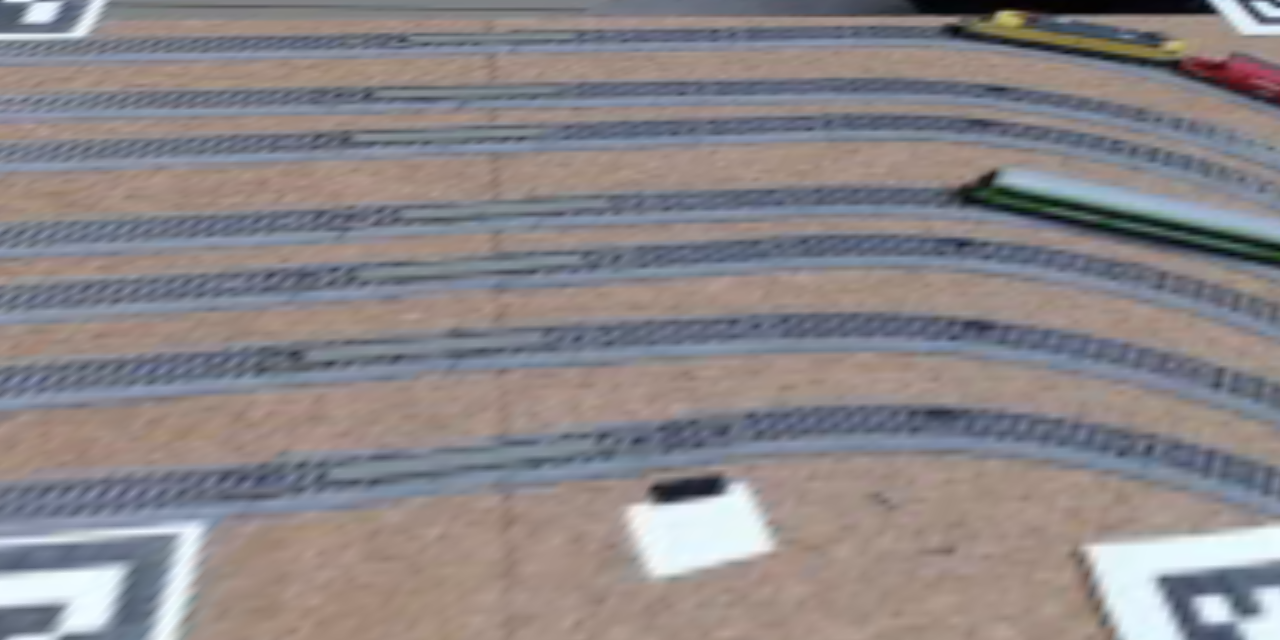
#> input picture Mapping/Sections/Kurve__ids=TL3_TR5_BR16_BL4__1280x640__dict=DICT_4X4_50.png, 1280 x 640 px
$ python map_tool.py
#> lines starting #> are read from the running program, lines starting #| are printed output that depends on the picture; after the words box and inside, x2 and y2 are one past the last pixel; in counts of white or black regions, pixels touching at a corner belong together
### Mapping/helper_map_tool.py
import os
import re
import numpy as np
from typing import List, Optional, Dict, Any, Tuple


Point = Tuple[int, int]

def parse_section_from_filename(path: str) -> Dict[str, Any]:
    base = os.path.basename(path)

    m = re.search(
        r"(?P<section>.+?)__ids=(?P<ids>TL\d+_TR\d+_BR\d+_BL\d+)__(?P<w>\d+)x(?P<h>\d+)",
        base
    )
    if m:
        section_id = m.group("section")
        ids_str = m.group("ids")
        w, h = int(m.group("w")), int(m.group("h"))

        corner_ids: Dict[str, int] = {}
        for part in ids_str.split("_"):
            mm = re.match(r"(TL|TR|BR|BL)(\d+)", part)
            if mm:
                corner_ids[mm.group(1)] = int(mm.group(2))

        return {
            "section_id": section_id,
            "corner_ids": corner_ids if corner_ids else None,
            "canvas": (w, h),
            "raw": base,
        }

    # Fallback: use filename stem
    section_id = os.path.splitext(base)[0]
    return {"section_id": section_id, "corner_ids": None, "canvas": None, "raw": base}


def default_output_json_path(image_path: str) -> str:
    folder = os.path.dirname(image_path)
    stem = os.path.splitext(os.path.basename(image_path))[0]
    return os.path.join(folder if folder else ".", f"{stem}__trackmap.json")

# [73 lines left out: functions to_py_points, track_sort_key, _normalize, polyline_to_band, next_free_track_id, parse_track_number, not called in this run]

### Mapping/map_tool.py
import cv2
import json
import os
import numpy as np
from dataclasses import dataclass
from datetime import datetime
from typing import List, Tuple, Optional, Dict, Any
from helper_map_tool import parse_section_from_filename, default_output_json_path, to_py_points, track_sort_key, polyline_to_band, parse_track_number, next_free_track_id


IMAGE_PATH = "Sections/Kurve__ids=TL3_TR5_BR16_BL4__1280x640__dict=DICT_4X4_50.png"
WINDOW_NAME = "Track Mapping Tool"

DRAW_RADIUS = 4
LINE_THICKNESS = 2

TRACK_WIDTH_PX = 60

Point = Tuple[int, int]


@dataclass
class Track:
    track_id: str
    polyline: List[Point]
    band: List[Point]


@dataclass
class Zone:
    zone_id: str
    polygon: List[Point]


class MapperTool:
    def __init__(self, image_path: str):
        if not os.path.exists(image_path):
            raise FileNotFoundError(f"Image not found: {image_path}")

        self.image_path = image_path
        self.info = parse_section_from_filename(image_path)
        self.section_id = self.info["section_id"]
        self.output_json = default_output_json_path(image_path)

        self.img_orig = cv2.imread(image_path)
#> self.img_orig is the input picture: shape (640, 1280, 3); mean B, G, R 136.3, 134.1, 139.4
        if self.img_orig is None:
            raise RuntimeError("Failed to load image (cv2.imread returned None).")

        self.h, self.w = self.img_orig.shape[:2]
#> self.h = 640; self.w = 1280
        self.img = self.img_orig.copy()

        self.mode = "track"
        self.current_points: List[Point] = []

        self.tracks: Dict[str, Track] = {}
        self.zones: Dict[str, Zone] = {}

        self.track_width_px = TRACK_WIDTH_PX
        self.current_track_id = "G1"
        self.current_zone_id = "EXIT_A"

        self._dirty = True

    # [7 lines left out: function _to_cv_poly, not called in this run]

    def _redraw(self):
        self.img = self.img_orig.copy()

        # draw saved tracks
        for tid, tr in sorted(self.tracks.items(), key=lambda kv: track_sort_key(kv[0])):
            band = self._to_cv_poly(tr.band)
            if band is not None and len(tr.band) >= 3:
                overlay = self.img.copy()
                cv2.fillPoly(overlay, [band], (0, 255, 0))
                self.img = cv2.addWeighted(overlay, 0.20, self.img, 0.80, 0)
                cv2.polylines(self.img, [band], True, (0, 255, 0), LINE_THICKNESS)

            pl = self._to_cv_poly(tr.polyline)
            if pl is not None and len(tr.polyline) >= 2:
                cv2.polylines(self.img, [pl], False, (255, 255, 0), LINE_THICKNESS)

            if tr.polyline:
                cv2.putText(self.img, tid, tr.polyline[0], cv2.FONT_HERSHEY_SIMPLEX, 0.7, (0, 0, 255), 2)

        # draw saved zones
        for zid, zn in self.zones.items():
            zpoly = self._to_cv_poly(zn.polygon)
            if zpoly is not None and len(zn.polygon) >= 3:
                cv2.polylines(self.img, [zpoly], True, (0, 165, 255), LINE_THICKNESS)
                cv2.putText(self.img, zid, zn.polygon[0], cv2.FONT_HERSHEY_SIMPLEX, 0.7, (0, 165, 255), 2)

        # draw current object being drawn
        if self.current_points:
            if self.mode == "track":
                color = (255, 255, 0)
                closed = False
            else:
                color = (0, 165, 255)
                closed = len(self.current_points) >= 3

            for p in self.current_points:
                cv2.circle(self.img, p, DRAW_RADIUS, color, -1)

            cur = self._to_cv_poly(self.current_points)
            if cur is not None and len(self.current_points) >= 2:
                cv2.polylines(self.img, [cur], closed, color, LINE_THICKNESS)

            if self.mode == "track" and len(self.current_points) >= 2:
                band_pts = polyline_to_band(self.current_points, self.track_width_px)
                band = self._to_cv_poly(band_pts)
                if band is not None and len(band_pts) >= 3:
                    cv2.polylines(self.img, [band], True, (0, 255, 0), 2)

        # HUD
        hud_lines = [
            f"Section: {self.section_id} | Mode: {self.mode} | TrackID: {self.current_track_id} | Tracks: {len(self.tracks)}",
            f"Track width: {self.track_width_px}px | Image: {os.path.basename(self.image_path)} ({self.w}x{self.h})",
            f"Save: {os.path.basename(self.output_json)}",
            "Keys: [T]=track  [Z]=zone  [ENTER]=finish / set ID  [N]=clear current  [BACKSPACE]=undo",
            "      [.]=next track  [,]=prev track  [+/-]=width  [DEL]=delete current track  [S]=save  [Q]=quit",
            "ID input: type digits + ENTER (e.g. 3 -> G3). (If no typing: ENTER commits points)",
        ]
        y = 25
        for line in hud_lines:
            cv2.putText(self.img, line, (10, y), cv2.FONT_HERSHEY_SIMPLEX, 0.55, (255, 255, 255), 2)
            y += 22
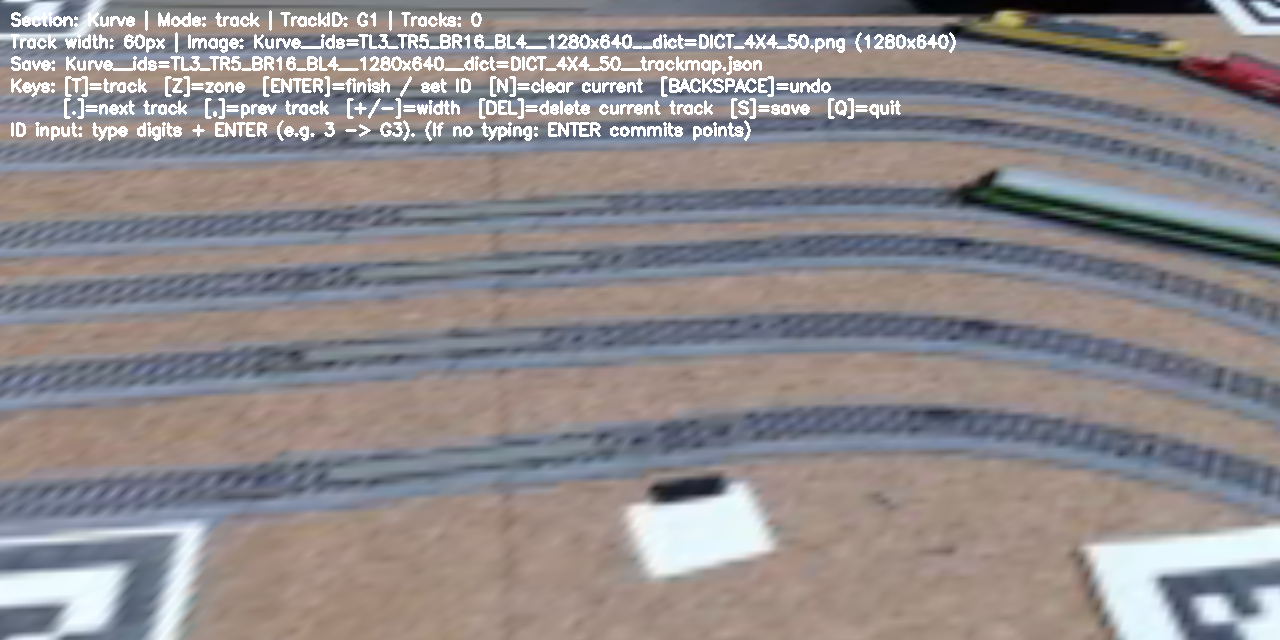
#> self.img: shape (640, 1280, 3); 3.6% of pixels changed, all inside (x1, y1, x2, y2) = (10, 10, 956, 141)
#> after the loop, y = 157

        self._dirty = False

    # [39 lines left out: functions on_mouse, commit_current, undo_point, not called in this run]

    def clear_current(self):
        self.current_points = []
        self._dirty = True

    # [78 lines left out: functions delete_current_track, next_prev_track, change_width, save_json, not called in this run]

    def run(self):
        cv2.namedWindow(WINDOW_NAME, cv2.WINDOW_NORMAL)
        cv2.setMouseCallback(WINDOW_NAME, self.on_mouse)

        typed = ""

        while True:
            if self._dirty:
                self._redraw()

            cv2.imshow(WINDOW_NAME, self.img)
            key = cv2.waitKey(10) & 0xFF
#> (key q is pressed here)

            if key == 255:
                continue

            # quit
            if key in (ord('q'), ord('Q'), 27):
                break

            # modes
            if key in (ord('t'), ord('T')):
                self.mode = "track"
                self.clear_current()
                typed = ""
                continue

            if key in (ord('z'), ord('Z')):
                self.mode = "zone"
                self.clear_current()
                typed = ""
                continue

            # clear / undo
            if key in (ord('n'), ord('N')):
                self.clear_current()
                typed = ""
                continue

            if key in (8, 127):
                self.undo_point()
                typed = ""
                continue

            # next/prev track
            if key == ord('.'):
                self.next_prev_track(+1)
                typed = ""
                continue
            if key == ord(','):
                self.next_prev_track(-1)
                typed = ""
                continue

            # width
            if key in (ord('+'), ord('=')):  # '=' is + without shift on many keyboards
                self.change_width(+4)
                continue
            if key in (ord('-'), ord('_')):
                self.change_width(-4)
                continue

            if key in (83,):  # may not work everywhere; keep method for convenience
                self.delete_current_track()
                continue

            # commit or set ID
            if key in (13, 10):  # ENTER
                if typed:
                    if self.mode == "zone":
                        self.current_zone_id = typed.strip()
                        print(f"ZoneID set to: {self.current_zone_id}")
                    else:
                        t = typed.strip()
                        self.current_track_id = f"G{t}" if t.isdigit() else t
                        print(f"TrackID set to: {self.current_track_id}")
                    typed = ""
                    self._dirty = True
                else:
                    self.commit_current()
                continue

            # save
            if key in (ord('s'), ord('S')):
                self.save_json(self.output_json)
                continue

            # typing buffer
            ch = chr(key)
            if ch.isprintable():
                typed += ch

        cv2.destroyAllWindows()


if __name__ == "__main__":
    tool = MapperTool(IMAGE_PATH)
    tool.run()

$ run again, with Mapping/Sections/abschnitt_1__ids=TL9_TR3_BR4_BL21__1280x640__dict=DICT_4X4_50.png copied over Mapping/Sections/Kurve__ids=TL3_TR5_BR16_BL4__1280x640__dict=DICT_4X4_50.png
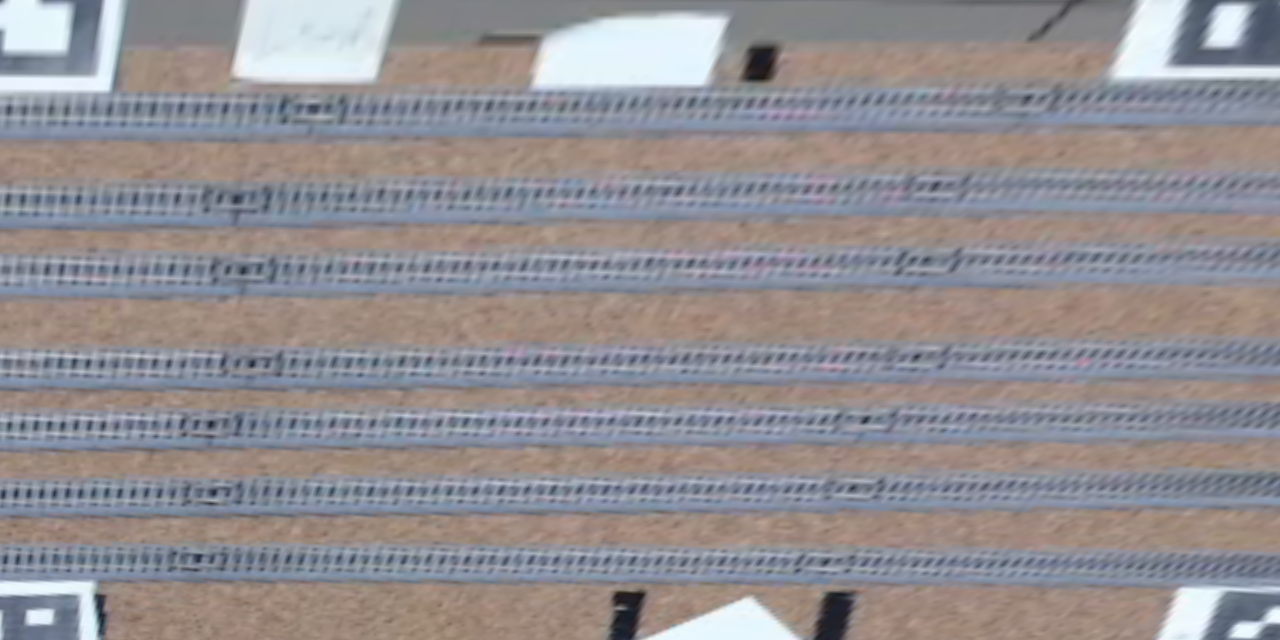
#> input picture Mapping/Sections/abschnitt_1__ids=TL9_TR3_BR4_BL21__1280x640__dict=DICT_4X4_50.png, 1280 x 640 px
#> in __init__, self.img_orig is the input picture: shape (640, 1280, 3); mean B, G, R 146.5, 142.8, 146.9
#> after the loop in _redraw, `for line in hud_lines:`:
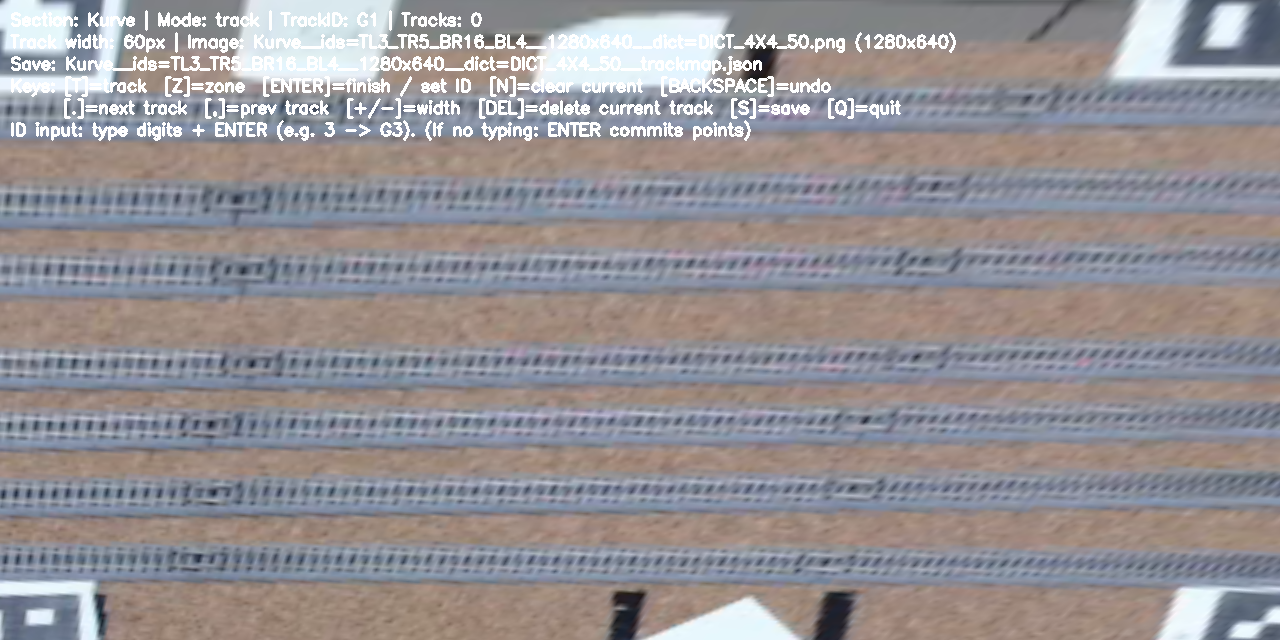
#> self.img: shape (640, 1280, 3); 3.6% of pixels changed, all inside (x1, y1, x2, y2) = (10, 10, 956, 141)
#> after the loop in _redraw, `for line in hud_lines:`: y = 157
